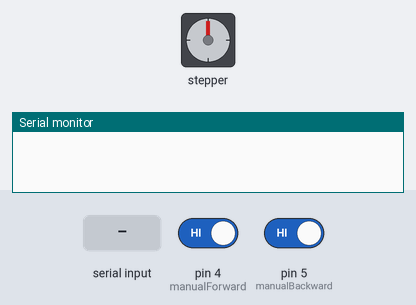
A sketch run on a simulated Arduino Nano, built with avr-gcc and run on an emulated ATmega328P. On the bench: stepper motor, the last lines printed to the serial monitor. Wiring (inferred from the names in the program): stepper motor driver (200 steps per turn assumed): step pin 2; direction pin 3. The inputs (shaded band) are chosen by the test bench; at power-on: pin 4 (manualForward) HIGH, pin 5 (manualBackward) HIGH.

Above: at 1.2 s.
1.3 s: "b90\n" received over Serial
At 2.8 s:
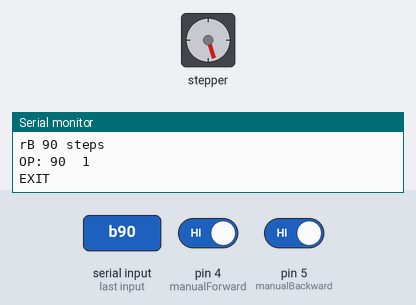
3.7 s: pin 4 (manualForward) driven LOW
At 4.15 s:
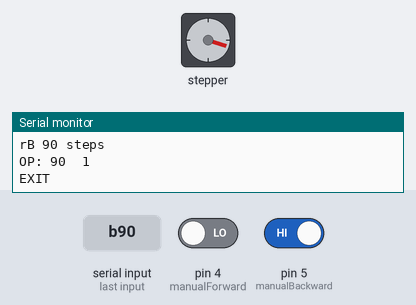
At 5.05 s:
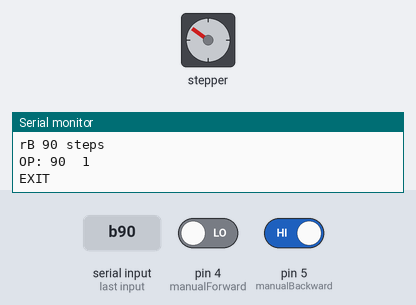
6.7 s: pin 5 (manualBackward) driven LOW
At 7.2 s:
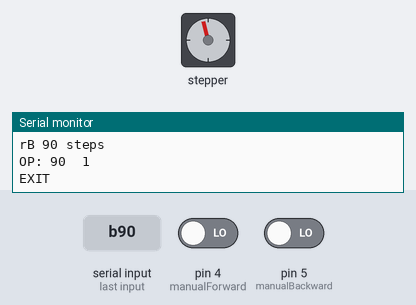
8.2 s: "f90\n" received over Serial
11.2 s: "o90\n" received over Serial
14.2 s: pin 4 (manualForward) driven HIGH
Timing chart, 0 to 18.2 s (numbered marks = the images above; inputs shaded):
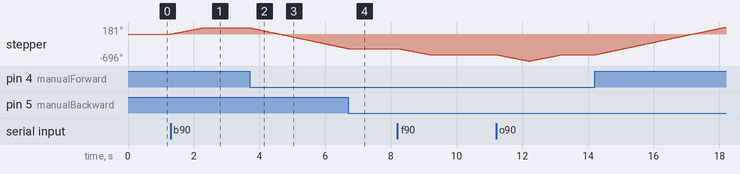

Measured:
- after the input at 1.3 s, stepper: turns 162° clockwise in 0.98 s, starting at once
- after the input at 3.7 s, stepper: keeps turning counter-clockwise at about 180°/s, starting at once

The sketch:

NanoFirmware.ino
```cpp
// TO DO: make forward() backward() functions
/* Nano MAP firmware.
 *  Manual control buttons on pins 4 and 5
 *  Stepper motor pulse pin on 2
 *  Stepper motor direction pin on 3
 *
 * TO DO:
 * Implement forward() and backward() functions (nice abstraction)
 * Create automation framework. Firmware state machine needs done.
 *
 *
 *
 *
 * USAGE:
 *
 * If USB is connected and a serial connection is available, the program
 * will listen at 9600 baud for commands. The commands are:
 * b - backward N steps
 * f - forward N steps
 * o - oscillate forward N steps, and backward N steps
 *
 * The commands require a flag afterward, in the form of an integer.
 * A valid command is
 * b100\n
 * (i.e. type 'b' '1' '0' '0', then press enter
 * This will take it backward 100 steps.
 *
 * If USB is not connected, then the pushbuttons on pin 4 and 5 control
 * the stepper motor slide.
 *
 * Note that limit switches are not yet implemented. Therefore, be careful with
 * what you ask the stepper motor to do!
 */


const int stepPin = 2;
const int directionPin = 3;
const int manualForward = 4;
const int manualBackward = 5;


void pulse(int pin, int len){
  // PIN is a digital output pin. Len is the pulse width in ms
  digitalWrite(pin,HIGH);
  delay(len);
  digitalWrite(pin,LOW);
  return;
}


void setup() {

  pinMode(stepPin,OUTPUT);
  pinMode(directionPin,OUTPUT);

  pinMode(manualForward,INPUT);
  pinMode(manualBackward,INPUT);

  analogReference(EXTERNAL);
  // analogReference is necessary so that the system can run off of
  // the attached power supply / regulator pair, even when USB 5.0V
  // is attached

  digitalWrite(directionPin,HIGH);
  digitalWrite(stepPin,LOW);

  Serial.begin(9600);
}


bool homeAxis(){
  }; // limit switches not implemented in hardware yet


 // static (global) ints for hacky command line interface
 int command = 0;
 int serialValue = 0;
 int speed_delay = 10; // ms

void loop() {
  int direction_status = 0; // 1 corresponds to high directino pin
 if( Serial.available())
 {
   Serial.print("r");
   char ch = Serial.read();
   if (ch == 'b'){
    Serial.print("B \n");
    command = 1; // backward n steps
   }
   else if (ch == 'f'){
    Serial.print("F \n");
    command = 2; // forward n steps
   }
   else if (ch == 'o'){
    Serial.print("O \n");
    command = 3; // oscillate forward then back
   }
   else if (ch == 's'){
    Serial.print("S \n");
    command = 4; // speed change command
   }
   else if(ch >= '0' && ch <= '9')   {           // is ch a number?
     serialValue = serialValue * 10 + ch - '0';           // yes, accumulate the integer value in serialValue

     Serial.print("\n");
   }
   else  // its not a digit so terminate the input
   {
       if (command == 1){ // backward
        Serial.print("B ");
        Serial.print(serialValue);
        Serial.print(" steps\n");
        digitalWrite(directionPin,HIGH);
        for (int i = 0; i<serialValue; i++){
        // Serial.print("step\n");
        pulse(stepPin,1);
        delay(speed_delay);
      }
       }
       else if (command == 2){
         Serial.print("F ");
        Serial.print(serialValue);
        Serial.print(" steps\n");
      digitalWrite(directionPin,LOW);
        for (int i = 0; i<serialValue; i++){
      //Serial.print("step\n");
        pulse(stepPin,1);
        delay(speed_delay);
      }
       }
       else if (command == 3){
        Serial.print("Osc ");
        Serial.print(serialValue);
        Serial.print(" steps\n");
      digitalWrite(directionPin,LOW);
        for (int i = 0; i<serialValue; i++){
        // Serial.print("step\n");
        pulse(stepPin,1);
        delay(speed_delay);
      }
      digitalWrite(directionPin,HIGH);
        for (int i = 0; i<serialValue; i++){
        // Serial.print("step\n");
        pulse(stepPin,1);
        delay(speed_delay);
      }
       }
       else if (command == 4){
        Serial.print("Speed Change");
        Serial.print(serialValue);
        if (serialValue >= 2)
        {
          speed_delay = serialValue;
        }
       }

       Serial.print("OP: ");
       Serial.print(serialValue);
       Serial.print("\t");
       Serial.print(command);
       Serial.print("\n");
       serialValue = 0;
       command = 0;
       Serial.print("EXIT\n");
   }
 }
 else
 {
  // if serial is not available, let's go for hardware actuation

  if (digitalRead(manualForward) == LOW)
  {
    // lets go forward
    digitalWrite(directionPin,LOW);
    pulse(stepPin,2);
    delay(8);
  }
  if (digitalRead(manualBackward) == LOW)
  {
    digitalWrite(directionPin,HIGH);
    pulse(stepPin,2);
    delay(8);
  }
 }
}
```
